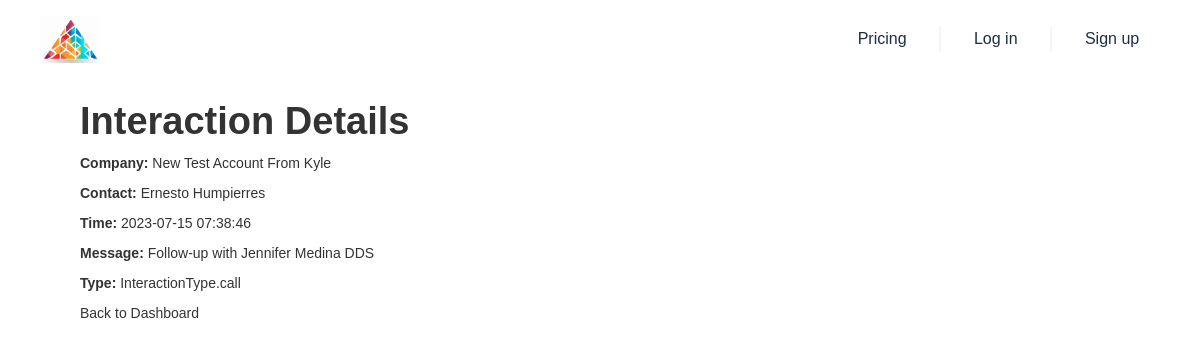
The page /interaction_details/1 on the database as committed earlier.
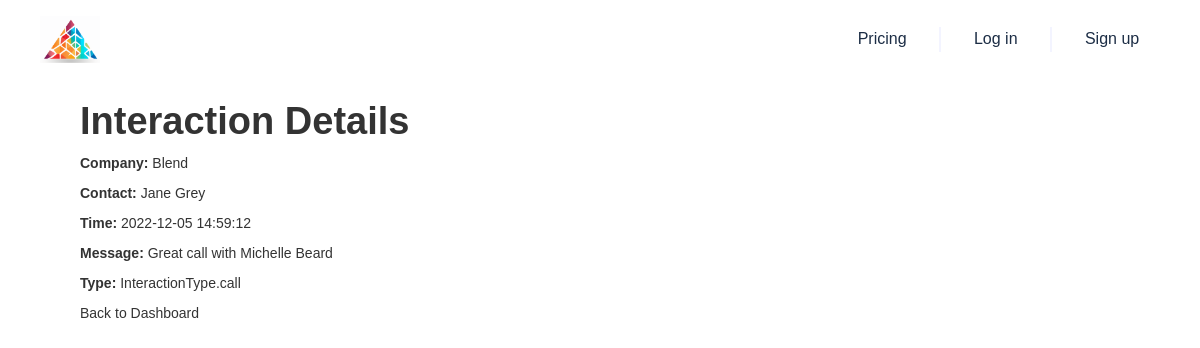
The same page on the database as committed later.
### app/models.py (models this page shows, shortened)
class Account(db.Model):
    __tablename__ = 'account'
    Id = db.Column(db.String, primary_key=True)
    IsDeleted = db.Column(db.Boolean)
    MasterRecordId = db.Column(db.String)
    Name = db.Column(db.String)
    Type = db.Column(db.String)
    ParentId = db.Column(db.String)
    BillingStreet = db.Column(db.String)
    BillingCity = db.Column(db.String)
    BillingState = db.Column(db.String)
    BillingPostalCode = db.Column(db.String)
    BillingCountry = db.Column(db.String)
    BillingLatitude = db.Column(db.Float)
    BillingLongitude = db.Column(db.Float)
    BillingGeocodeAccuracy = db.Column(db.String)
    ShippingStreet = db.Column(db.String)
    ShippingCity = db.Column(db.String)
    ShippingState = db.Column(db.String)
    ShippingPostalCode = db.Column(db.String)
    ShippingCountry = db.Column(db.String)
    ShippingLatitude = db.Column(db.Float)
    ShippingLongitude = db.Column(db.Float)
    ShippingGeocodeAccuracy = db.Column(db.String)
    Phone = db.Column(db.String)
    Fax = db.Column(db.String)
    AccountNumber = db.Column(db.String)
    Website = db.Column(db.String)
    PhotoUrl = db.Column(db.String)
    Sic = db.Column(db.String)
    Industry = db.Column(db.String)
    AnnualRevenue = db.Column(db.Float)
    NumberOfEmployees = db.Column(db.Integer)
    Ownership = db.Column(db.String)
    TickerSymbol = db.Column(db.String)
    Description = db.Column(db.String)
    Rating = db.Column(db.String)
    Site = db.Column(db.String)
    OwnerId = db.Column(db.String)
    CreatedDate = db.Column(db.DateTime)
    CreatedById = db.Column(db.String)
    LastModifiedDate = db.Column(db.DateTime)
    LastModifiedById = db.Column(db.String)
    SystemModstamp = db.Column(db.DateTime)
    LastActivityDate = db.Column(db.Date)
    LastViewedDate = db.Column(db.Date)
    LastReferencedDate = db.Column(db.Date)
    Jigsaw = db.Column(db.String)
    JigsawCompanyId = db.Column(db.String)
    CleanStatus = db.Column(db.String)
    AccountSource = db.Column(db.String)
    DunsNumber = db.Column(db.String)
    Tradestyle = db.Column(db.String)
    NaicsCode = db.Column(db.String)
    NaicsDesc = db.Column(db.String)
    YearStarted = db.Column(db.String)
    SicDesc = db.Column(db.String)
    DandbCompanyId = db.Column(db.String)
    OperatingHoursId = db.Column(db.String)
    CustomerPriority__c = db.Column(db.String)
    SLA__c = db.Column(db.String)
    Active__c = db.Column(db.String)
    NumberofLocations__c = db.Column(db.Float)
    UpsellOpportunity__c = db.Column(db.String)
    SLASerialNumber__c = db.Column(db.String)
    SLAExpirationDate__c = db.Column(db.Date)
    Rank = db.Column(db.Integer)
    Notes = db.Column(db.Text)
    Score = db.Column(db.Float)
    Overview = db.Column(db.Text)
    Products = db.Column(db.Text)
    Market = db.Column(db.Text)
    Achievements = db.Column(db.Text)
    IndustryPain = db.Column(db.Text)
    Concerns = db.Column(db.Text)
    OperationalChallenges = db.Column(db.Text)
    LatestNews = db.Column(db.Text)
    RecentEvents = db.Column(db.Text)
    CustomerFeedback = db.Column(db.Text)
    RecentPartnerships = db.Column(db.Text)
    Recommendations = db.Column(db.Text)
    Headcount = db.Column(db.Integer)
    TechColumn = db.Column(db.String)
    IntegrationStatus = db.Column(db.Enum('integration', 'neutral', 'competitor', name='integration_status_enum'))
    SubIndustry = db.Column(db.String)

class Contact(db.Model):
    __tablename__ = 'contact'
    Id = db.Column(db.String, primary_key=True)
    IsDeleted = db.Column(db.Boolean)
    MasterRecordId = db.Column(db.String)
    AccountId = db.Column(db.String, db.ForeignKey('account.Id'))
    LastName = db.Column(db.String)
    FirstName = db.Column(db.String)
    Salutation = db.Column(db.String)
    Name = db.Column(db.String)
    MailingStreet = db.Column(db.String)
    MailingCity = db.Column(db.String)
    MailingState = db.Column(db.String)
    MailingPostalCode = db.Column(db.String)
    MailingCountry = db.Column(db.String)
    MailingLatitude = db.Column(db.Float)
    MailingLongitude = db.Column(db.Float)
    MailingGeocodeAccuracy = db.Column(db.String)
    Phone = db.Column(db.String)
    Fax = db.Column(db.String)
    MobilePhone = db.Column(db.String)
    HomePhone = db.Column(db.String)
    OtherPhone = db.Column(db.String)
    AssistantPhone = db.Column(db.String)
    ReportsToId = db.Column(db.String)
    Email = db.Column(db.String)
    Title = db.Column(db.String)
    Department = db.Column(db.String)
    AssistantName = db.Column(db.String)
    LeadSource = db.Column(db.String)
    Birthdate = db.Column(db.Date)
    Description = db.Column(db.String)
    OwnerId = db.Column(db.String)
    CreatedDate = db.Column(db.DateTime)
    CreatedById = db.Column(db.String)
    LastModifiedDate = db.Column(db.DateTime)
    LastModifiedById = db.Column(db.String)
    SystemModstamp = db.Column(db.DateTime)
    LastActivityDate = db.Column(db.Date)
    LastCURequestDate = db.Column(db.Date)
    LastCUUpdateDate = db.Column(db.Date)
    LastViewedDate = db.Column(db.Date)
    LastReferencedDate = db.Column(db.Date)
    EmailBouncedReason = db.Column(db.String)
    EmailBouncedDate = db.Column(db.Date)
    IsEmailBounced = db.Column(db.Boolean)
    PhotoUrl = db.Column(db.String)
    Jigsaw = db.Column(db.String)
    JigsawContactId = db.Column(db.String)
    CleanStatus = db.Column(db.String)
    IndividualId = db.Column(db.String)
    Level__c = db.Column(db.String)
    Languages__c = db.Column(db.String)
    JobRank = db.Column(db.Integer)
    Recommendation = db.Column(db.Text)
    IsPartnerRep = db.Column(db.Boolean, default=False)
    LinkedInUrl = db.Column(db.String)

class Interaction(db.Model):
    __tablename__ = 'interaction'
    id = db.Column(db.Integer, primary_key=True)
    interaction_type = db.Column(db.Enum(InteractionType))
    description = db.Column(db.String)
    timestamp = db.Column(db.DateTime, default=datetime.utcnow)
    account_id = db.Column(db.String, db.ForeignKey('account.Id'))
    user_id = db.Column(db.String, db.ForeignKey('users.id'))
    contactId = db.Column(db.String, db.ForeignKey('contact.Id'))
    account = db.relationship('Account', backref=db.backref('interactions', lazy=True))
    user = db.relationship('User', backref=db.backref('interactions', lazy=True))

### main.py (the view)
@app.route('/interaction_details/<int:interaction_id>')
def interaction_details(interaction_id):
    interaction = Interaction.query.get_or_404(interaction_id)
    account = Account.query.get(interaction.account_id)
    contact = Contact.query.get(interaction.contactId)
    return render_template('interaction_details.html', interaction=interaction, account=account, contact=contact,
                           interaction_id=interaction_id)

### templates/interaction_details.html
{% extends "base.html" %}
{% block content %}
    <div class="container">
        <h1>Interaction Details</h1>
        <p><strong>Company:</strong> {{ account.Name }}</p>
        <p><strong>Contact:</strong> {{ contact.Name }}</p>
        <p><strong>Time:</strong> {{ interaction.timestamp.strftime("%Y-%m-%d %H:%M:%S") }}</p>
        <p><strong>Message:</strong> {{ interaction.description }}</p>
        <p><strong>Type:</strong> {{ interaction.interaction_type }}</p>
        <a href="{{ url_for('sdr_dashboard') }}">Back to Dashboard</a>
    </div>
{% endblock %}

### templates/base.html (shortened to what this page needs)
<!DOCTYPE html>
<head>
    <link href="../static/css/normalize.css" rel="stylesheet" type="text/css">
    <link href="../static/css/webflow.css" rel="stylesheet" type="text/css">
    <link href="../static/css/code-output.webflow.css" rel="stylesheet" type="text/css">
</head>
<body>
<div class="page-wrapper">
    <div>
        <div data-animation="default" data-collapse="none" data-duration="400" data-easing="ease" data-easing2="ease" role="banner" class="nav w-nav">
            <div class="nav-container ">
                <a href="{{url_for('index')}}" class="nav-logo-link w-inline-block"><img src="../static/img/Screenshot-2023-09-23-at-2.34.00-PM.png" loading="lazy" width="60" height="Auto" alt="" srcset="../static/img/Screenshot-2023-09-23-at-2.34.00-PM.png 500w, ../static/img/Screenshot-2023-09-23-at-2.34.00-PM.png 766w" sizes="60.000003814697266px"></a>
                <nav role="navigation" class="nav-menu w-nav-menu">
                    <a href="{{url_for('pricing_faq')}}" class="icon-button nav-button w-inline-block">
                        <div class="flex-row-center">
                            <div>Pricing</div>
                        </div>
                    </a>
                    <div class="nav-line"></div>
                    {% if current_user.is_authenticated %}
                    <a href="{{url_for('dash')}}" class="icon-button nav-button w-inline-block">
                        <div class="flex-row-center">
                            <div>Dashboard</div>
                        </div>
                    </a>
                    <div class="nav-line"></div>
                    <a href="{{url_for('logout')}}" class="icon-button nav-button w-inline-block">
                        <div class="flex-row-center">
                            <div>Logout</div>
                        </div>
                    </a>
                    {% else %}
                    <a href="{{url_for('login')}}" class="icon-button nav-button w-inline-block">
                        <div class="flex-row-center">
                            <div>Log in</div>
                        </div>
                    </a>
                    <div class="nav-line"></div>
                    <a href="{{url_for('signup')}}" class="icon-button nav-button w-inline-block">
                        <div class="flex-row-center">
                            <div>Sign up</div>
                        </div>
                    </a>
                    {% endif %}
                </nav>
            </div>
        </div>
    </div>
    {% block content %}{% endblock %}
    <br><br>
</div>
</body>
</html>

### static/css/webflow.css (style rules this page uses)
* { -webkit-box-sizing: border-box; -moz-box-sizing: border-box; box-sizing: border-box; }
body { margin: 0; min-height: 100%; background-color: #fff; font-family: Arial, sans-serif; font-size: 14px; line-height: 20px; color: #333; }
img { max-width: 100%; vertical-align: middle; display: inline-block; }
.w-inline-block { max-width: 100%; display: inline-block; }
h1, h2, h3, h4, h5, h6 { font-weight: bold; margin-bottom: 10px; }
h1 { font-size: 38px; line-height: 44px; margin-top: 20px; }
p { margin-top: 0; margin-bottom: 10px; }
.w-nav { position: relative; background: #dddddd; z-index: 1000; }
.w-nav:before, .w-nav:after { content: " "; display: table; grid-column-start: 1; grid-row-start: 1; grid-column-end: 2; grid-row-end: 2; }
.w-nav:after { clear: both; }
.w-nav-menu { position: relative; float: right; }

### templates/base.html (style rules this page uses)
a { color: inherit; text-decoration: inherit; font-size: inherit; }
.nav-container { display: flex; justify-content: space-between; align-items: center; }

Rows that differ between the two databases and show on the page:
no longer on this page (row edited): Account: Name "New Test Account From Kyle"
no longer on this page (row edited): Contact: Name "Ernesto Humpierres"
now on this page (row edited): Account: Name "Blend"
now on this page (row edited): Contact: Name "Jane Grey"
changed Interaction "InteractionType.call": timestamp "2023-07-15 07:38:46" → "2022-12-05 14:59:12"; description "Follow-up with Jennifer Medina DDS" → "Great call with Michelle Beard"
